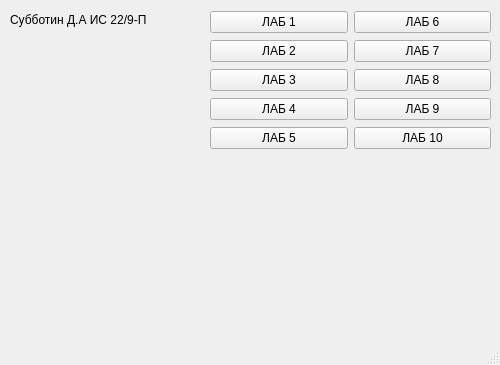
<?xml version="1.0" encoding="UTF-8"?>
<ui version="4.0">
 <class>MainWindow</class>
 <widget class="QMainWindow" name="MainWindow">
  <property name="geometry">
   <rect>
    <x>0</x>
    <y>0</y>
    <width>500</width>
    <height>365</height>
   </rect>
  </property>
  <property name="windowTitle">
   <string>MainWindow</string>
  </property>
  <widget class="QWidget" name="centralwidget">
   <widget class="QLabel" name="name">
    <property name="geometry">
     <rect>
      <x>10</x>
      <y>10</y>
      <width>191</width>
      <height>20</height>
     </rect>
    </property>
    <property name="text">
     <string>Субботин Д.А ИС 22/9-П</string>
    </property>
   </widget>
   <widget class="QWidget" name="gridLayoutWidget">
    <property name="geometry">
     <rect>
      <x>210</x>
      <y>10</y>
      <width>281</width>
      <height>141</height>
     </rect>
    </property>
    <layout class="QGridLayout" name="gridLayout">
     <item row="0" column="0">
      <widget class="QPushButton" name="lab1but">
       <property name="text">
        <string>ЛАБ 1</string>
       </property>
      </widget>
     </item>
     <item row="1" column="0">
      <widget class="QPushButton" name="lab2but">
       <property name="text">
        <string>ЛАБ 2</string>
       </property>
      </widget>
     </item>
     <item row="2" column="0">
      <widget class="QPushButton" name="lab3but">
       <property name="text">
        <string>ЛАБ 3</string>
       </property>
      </widget>
     </item>
     <item row="3" column="0">
      <widget class="QPushButton" name="lab4but">
       <property name="text">
        <string>ЛАБ 4</string>
       </property>
      </widget>
     </item>
     <item row="4" column="0">
      <widget class="QPushButton" name="lab5but">
       <property name="text">
        <string>ЛАБ 5</string>
       </property>
      </widget>
     </item>
     <item row="0" column="1">
      <widget class="QPushButton" name="lab6but">
       <property name="text">
        <string>ЛАБ 6</string>
       </property>
      </widget>
     </item>
     <item row="1" column="1">
      <widget class="QPushButton" name="lab7but">
       <property name="text">
        <string>ЛАБ 7</string>
       </property>
      </widget>
     </item>
     <item row="2" column="1">
      <widget class="QPushButton" name="lab8but">
       <property name="text">
        <string>ЛАБ 8</string>
       </property>
      </widget>
     </item>
     <item row="3" column="1">
      <widget class="QPushButton" name="lab9but">
       <property name="text">
        <string>ЛАБ 9</string>
       </property>
      </widget>
     </item>
     <item row="4" column="1">
      <widget class="QPushButton" name="lab10but">
       <property name="text">
        <string>ЛАБ 10</string>
       </property>
      </widget>
     </item>
    </layout>
   </widget>
  </widget>
  <widget class="QMenuBar" name="menubar">
   <property name="geometry">
    <rect>
     <x>0</x>
     <y>0</y>
     <width>500</width>
     <height>21</height>
    </rect>
   </property>
  </widget>
  <widget class="QStatusBar" name="statusbar"/>
 </widget>
 <resources/>
 <connections/>
</ui>
